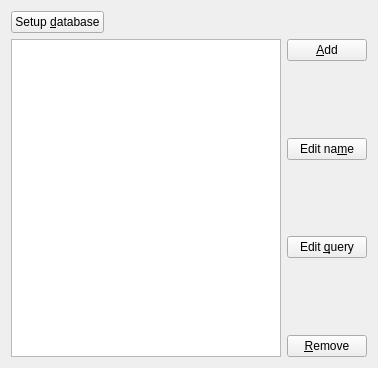
<?xml version="1.0" encoding="UTF-8"?>
<ui version="4.0">
 <class>queryWizardPage</class>
 <widget class="QWizardPage" name="queryWizardPage">
  <property name="geometry">
   <rect>
    <x>0</x>
    <y>0</y>
    <width>378</width>
    <height>368</height>
   </rect>
  </property>
  <property name="windowTitle">
   <string>WizardPage</string>
  </property>
  <property name="title">
   <string>Setup queries</string>
  </property>
  <property name="subTitle">
   <string>Please add one or more queies. To continue you have to add at least one query. </string>
  </property>
  <layout class="QGridLayout" name="gridLayout">
   <item row="0" column="0">
    <widget class="QPushButton" name="setupDatabase">
     <property name="text">
      <string>Setup &amp;database</string>
     </property>
    </widget>
   </item>
   <item row="0" column="1">
    <spacer name="horizontalSpacer">
     <property name="orientation">
      <enum>Qt::Horizontal</enum>
     </property>
     <property name="sizeHint" stdset="0">
      <size>
       <width>176</width>
       <height>20</height>
      </size>
     </property>
    </spacer>
   </item>
   <item row="1" column="0" colspan="2">
    <layout class="QHBoxLayout" name="horizontalLayout">
     <item>
      <widget class="QListWidget" name="queriesList"/>
     </item>
     <item>
      <layout class="QVBoxLayout" name="verticalLayout">
       <item>
        <widget class="QPushButton" name="addQuery">
         <property name="text">
          <string>&amp;Add</string>
         </property>
        </widget>
       </item>
       <item>
        <spacer name="verticalSpacer">
         <property name="orientation">
          <enum>Qt::Vertical</enum>
         </property>
         <property name="sizeHint" stdset="0">
          <size>
           <width>20</width>
           <height>28</height>
          </size>
         </property>
        </spacer>
       </item>
       <item>
        <widget class="QPushButton" name="editName">
         <property name="text">
          <string>Edit na&amp;me</string>
         </property>
        </widget>
       </item>
       <item>
        <spacer name="verticalSpacer_2">
         <property name="orientation">
          <enum>Qt::Vertical</enum>
         </property>
         <property name="sizeHint" stdset="0">
          <size>
           <width>20</width>
           <height>40</height>
          </size>
         </property>
        </spacer>
       </item>
       <item>
        <widget class="QPushButton" name="editQuery">
         <property name="text">
          <string>Edit &amp;query</string>
         </property>
        </widget>
       </item>
       <item>
        <spacer name="verticalSpacer_3">
         <property name="orientation">
          <enum>Qt::Vertical</enum>
         </property>
         <property name="sizeHint" stdset="0">
          <size>
           <width>20</width>
           <height>28</height>
          </size>
         </property>
        </spacer>
       </item>
       <item>
        <widget class="QPushButton" name="removeQuery">
         <property name="text">
          <string>&amp;Remove</string>
         </property>
        </widget>
       </item>
      </layout>
     </item>
    </layout>
   </item>
  </layout>
 </widget>
 <resources/>
 <connections/>
</ui>
